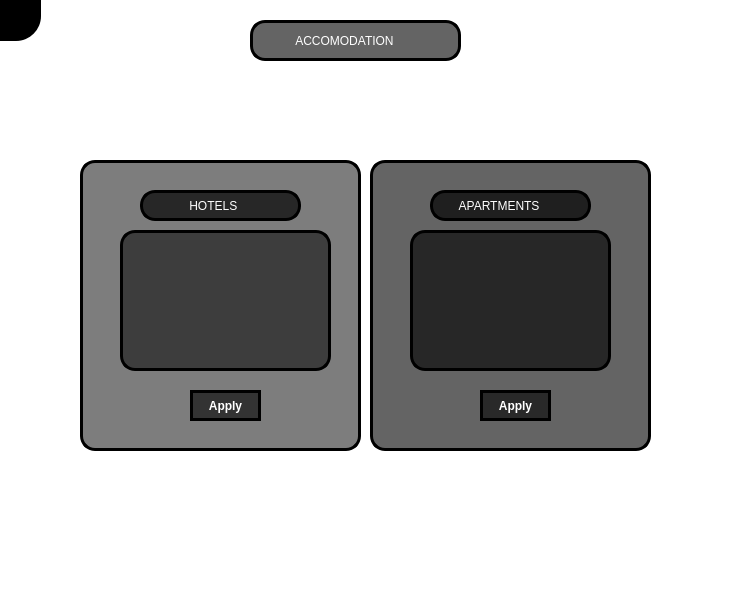
<?xml version="1.0" encoding="UTF-8"?>
<ui version="4.0">
 <class>Form</class>
 <widget class="QWidget" name="Form">
  <property name="geometry">
   <rect>
    <x>0</x>
    <y>0</y>
    <width>733</width>
    <height>602</height>
   </rect>
  </property>
  <property name="windowTitle">
   <string>Form</string>
  </property>
  <property name="styleSheet">
   <string notr="true">background-color:white;</string>
  </property>
  <widget class="QLabel" name="label">
   <property name="geometry">
    <rect>
     <x>0</x>
     <y>0</y>
     <width>731</width>
     <height>601</height>
    </rect>
   </property>
   <property name="text">
    <string/>
   </property>
   <property name="pixmap">
    <pixmap>../images/hotel123.jpg</pixmap>
   </property>
   <property name="scaledContents">
    <bool>true</bool>
   </property>
  </widget>
  <widget class="QGroupBox" name="groupBox">
   <property name="geometry">
    <rect>
     <x>80</x>
     <y>160</y>
     <width>281</width>
     <height>291</height>
    </rect>
   </property>
   <property name="styleSheet">
    <string notr="true">background-color:rgba(0,0,0,130);
border-radius:15px;
border:3px solid black;</string>
   </property>
   <property name="title">
    <string/>
   </property>
   <widget class="QLabel" name="label_2">
    <property name="geometry">
     <rect>
      <x>40</x>
      <y>70</y>
      <width>211</width>
      <height>141</height>
     </rect>
    </property>
    <property name="text">
     <string/>
    </property>
    <property name="pixmap">
     <pixmap>../images/Hotel.jpg</pixmap>
    </property>
    <property name="scaledContents">
     <bool>true</bool>
    </property>
   </widget>
   <widget class="QLabel" name="label_4">
    <property name="geometry">
     <rect>
      <x>60</x>
      <y>30</y>
      <width>161</width>
      <height>31</height>
     </rect>
    </property>
    <property name="styleSheet">
     <string notr="true">COLOR:WHITE;
FONT-SIZE:15PX;
background-color:rgba(0,0,0,175);</string>
    </property>
    <property name="text">
     <string>             HOTELS</string>
    </property>
   </widget>
   <widget class="QPushButton" name="pushButton_4">
    <property name="geometry">
     <rect>
      <x>110</x>
      <y>230</y>
      <width>71</width>
      <height>31</height>
     </rect>
    </property>
    <property name="mouseTracking">
     <bool>true</bool>
    </property>
    <property name="styleSheet">
     <string notr="true">
QPushButton {
background-color:rgba(0,0,0,150);
  color: #ffffff;
  border: 1px solid grayrgb(50, 50, 50);
  border-radius: 25px;
  font-size: 12px;
  font-weight: bold;
 
  transition: all 0.3s ease-in-out;
}

QPushButton:hover {
  background-color: #555555;
  box-shadow: 0 0 20px #ffffff;  /* increased shadow size */
  transform: scale(1.1);  /* increased hover effect */
}

</string>
    </property>
    <property name="text">
     <string>Apply</string>
    </property>
   </widget>
  </widget>
  <widget class="QGroupBox" name="groupBox_2">
   <property name="geometry">
    <rect>
     <x>370</x>
     <y>160</y>
     <width>281</width>
     <height>291</height>
    </rect>
   </property>
   <property name="styleSheet">
    <string notr="true">background-color:rgba(0,0,0,155);
border-radius:15px;
border:3px solid black;</string>
   </property>
   <property name="title">
    <string/>
   </property>
   <widget class="QLabel" name="label_3">
    <property name="geometry">
     <rect>
      <x>40</x>
      <y>70</y>
      <width>201</width>
      <height>141</height>
     </rect>
    </property>
    <property name="text">
     <string/>
    </property>
    <property name="pixmap">
     <pixmap>../images/download.jpeg</pixmap>
    </property>
    <property name="scaledContents">
     <bool>true</bool>
    </property>
   </widget>
   <widget class="QLabel" name="label_5">
    <property name="geometry">
     <rect>
      <x>60</x>
      <y>30</y>
      <width>161</width>
      <height>31</height>
     </rect>
    </property>
    <property name="styleSheet">
     <string notr="true">background-color:rgba(0,0,0,155);COLOR:WHITE;
FONT-SIZE:15PX;
background-color:rgba(0,0,0,175);</string>
    </property>
    <property name="text">
     <string>       APARTMENTS</string>
    </property>
   </widget>
   <widget class="QPushButton" name="pushButton_5">
    <property name="geometry">
     <rect>
      <x>110</x>
      <y>230</y>
      <width>71</width>
      <height>31</height>
     </rect>
    </property>
    <property name="mouseTracking">
     <bool>true</bool>
    </property>
    <property name="styleSheet">
     <string notr="true">
QPushButton {
background-color:rgba(0,0,0,150);
  color: #ffffff;
  border: 1px solid grayrgb(50, 50, 50);
  border-radius: 25px;
  font-size: 12px;
  font-weight: bold;
 
  transition: all 0.3s ease-in-out;
}

QPushButton:hover {
  background-color: #555555;
  box-shadow: 0 0 20px #ffffff;  /* increased shadow size */
  transform: scale(1.1);  /* increased hover effect */
}

</string>
    </property>
    <property name="text">
     <string>Apply</string>
    </property>
   </widget>
  </widget>
  <widget class="QLabel" name="label_6">
   <property name="geometry">
    <rect>
     <x>250</x>
     <y>20</y>
     <width>211</width>
     <height>41</height>
    </rect>
   </property>
   <property name="styleSheet">
    <string notr="true">background-color:rgba(0,0,0,90);
border-radius:15px;
COLOR:WHITE;
background-color:rgba(0,0,0,155);
border-radius:15px;
border:3px solid black;
FONT-SIZE:15PX;</string>
   </property>
   <property name="frameShape">
    <enum>QFrame::WinPanel</enum>
   </property>
   <property name="frameShadow">
    <enum>QFrame::Sunken</enum>
   </property>
   <property name="text">
    <string>            ACCOMODATION</string>
   </property>
  </widget>
  <widget class="QPushButton" name="pushButton_7">
   <property name="geometry">
    <rect>
     <x>0</x>
     <y>0</y>
     <width>41</width>
     <height>41</height>
    </rect>
   </property>
   <property name="mouseTracking">
    <bool>true</bool>
   </property>
   <property name="styleSheet">
    <string notr="true">
QPushButton {
background-color:rgba(0,0,0,500);
  color: #ffffff;
  border: 1px solid grayrgb(50, 50, 50);

  font-size: 12px;
  font-weight: bold;



  border-bottom-right-radius: 25px;
  transition: all 0.3s ease-in-out;
}

QPushButton:hover {
  background-color: #555555;
  box-shadow: 0 0 20px #ffffff;  /* increased shadow size */
  transform: scale(1.1);  /* increased hover effect */
}

</string>
   </property>
   <property name="text">
    <string/>
   </property>
   <property name="icon">
    <iconset>
     <normaloff>../images/back1.png</normaloff>../images/back1.png</iconset>
   </property>
   <property name="iconSize">
    <size>
     <width>20</width>
     <height>20</height>
    </size>
   </property>
  </widget>
 </widget>
 <resources/>
 <connections/>
</ui>
